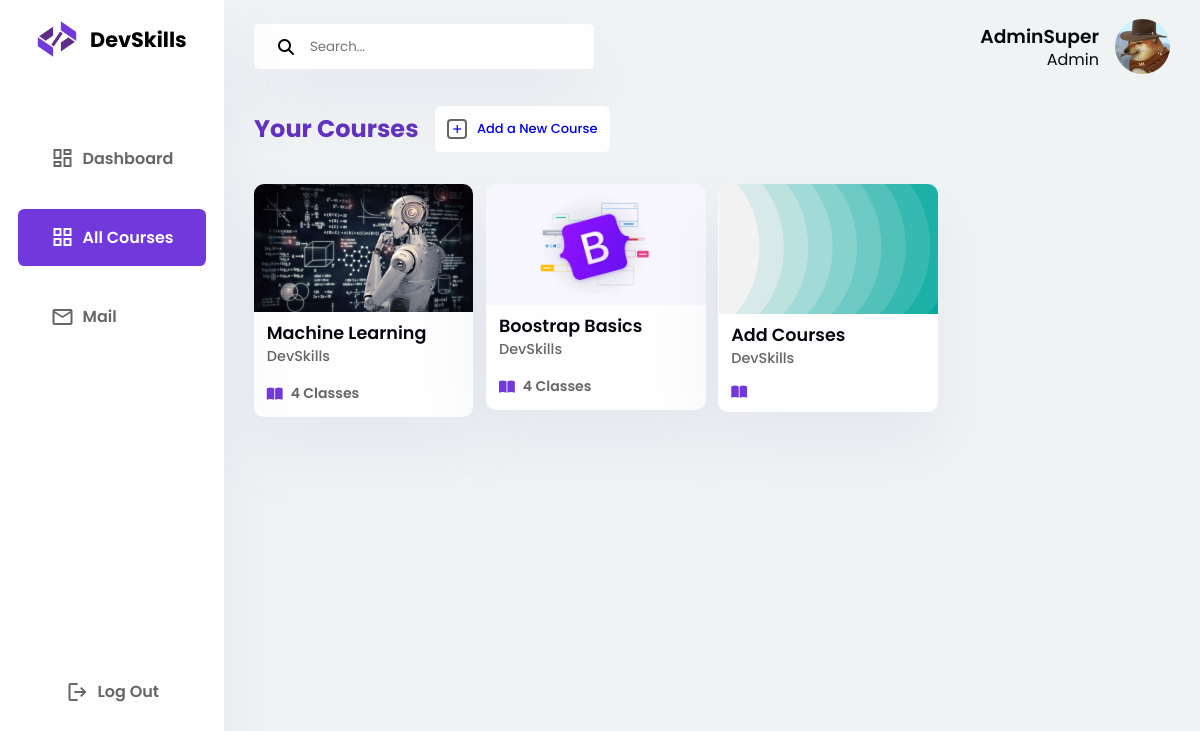
Screenshot of /allCourses_admin/input_courses.php (signed in) with the database file from the repository.
### tables this page shows
CREATE TABLE `users` (
  `id_user` int(11) NOT NULL,
  `username` varchar(50) NOT NULL,
  `type` varchar(50) NOT NULL,
  `email` varchar(100) NOT NULL,
  `password` varchar(255) NOT NULL,
  `birthday` date NOT NULL,
  `phone` varchar(15) NOT NULL,
  `institution` varchar(255) NOT NULL,
  `img` varchar(255) NOT NULL
);

CREATE TABLE `courses` (
  `id_course` int(11) NOT NULL,
  `course_name` varchar(100) NOT NULL,
  `img` varchar(255) NOT NULL,
  `in_progress_count` int(11) DEFAULT 0,
  `completed_count` int(11) DEFAULT 0
);

### allCourses_admin/input_courses.php (the view, shortened to what this page needs)
<?php
    require_once "../connect.php";
    $username = $_SESSION['username'];
    $query = "SELECT *, users.img as profile_pic FROM users WHERE username = '$username'";
    $result = mysqli_query($conn, $query);
    $user = mysqli_fetch_assoc($result);
    $query_courses = "SELECT * FROM courses";
    $result_courses = mysqli_query($conn, $query_courses);
 ?>
<!DOCTYPE html>
<html lang="en">
<head>
    <link rel="stylesheet" href="input_courses.css">
    <link rel="stylesheet" href="https://cdnjs.cloudflare.com/ajax/libs/font-awesome/6.5.2/css/all.min.css" />
</head>
<body>
<?php if($_SESSION['type'] == 'admin'){ ?>
    <div class="container grid">
        <aside>
            <div class="sidebar">
                <div class="side-toggle">
                    <div class="toggle flex">
                        <div class="logo flex">
                            <img src="../assets/Logo.png" alt="">
                            <h2>DevSkills</h2>
                        </div>
                    </div>
                </div>
                <div class="nav">
                    <div class="side-nav flex">
                        <a href="../dashboard_admin/dashboard_admin.php" class="flex">
                            <span class="material-symbols-outlined">
                            </span>
                            <h3>Dashboard</h3>
                        </a>
                        <a href="#" class="flex active">
                            <span class="material-symbols-outlined">
                            </span>
                            <h3>All Courses</h3>
                        </a>
                        <a href="../admin-mail/mail.php" class="flex">
                            <span class="material-symbols-outlined">
                            </span>
                            <h3>Mail</h3>
                        </a>
                        <a href="../logout.php" class="flex">
                            <span class="material-symbols-outlined">
                            </span>
                            <h3>Log Out</h3>
                        </a>
                    </div>
                </div>
            </div>
        </aside>
        <main>
            <div class="main-top flex">
                <div class="search-container">
                    <i class="fa-solid fa-magnifying-glass"></i>
                    <input type="text" placeholder="Search...">
                </div>
                <div class="user-account flex">
                    <a href="../admin_account/admin_account.php" class="flex">
                        <div class="admin-name">
                            <h3><?php echo $_SESSION['username'] ?></h3>
                            <p>Admin</p>
                        </div>
                        <img src="../uploads/<?php echo $user['img']; ?>" alt="Profile Picture">
                    </a>
                </div>
            </div>
            <div class="main-content">
                <div class="courses-header flex">
                    <h1>Your Courses</h1>
                    <div class="add-courses-btn flex">
                        <a href="../add_courses/add_courses.php" class="flex add-btn">
                            <span class="material-symbols-outlined">
                            </span>
                            <p>Add a New Course</p>
                        </a>
                    </div>
                </div>
                <div class="courses-card grid">
                <?php while ($course = mysqli_fetch_assoc($result_courses)) : ?>
                    <a href="../add_courses/add_courses.php?course_id=<?php echo $course['id_course']; ?>">
                        <div class="card">
                            <img src="../uploads/<?php echo $course['img']; ?>" alt="">
                            <div class="card-content">
                                <h3><?php echo $course['course_name']; ?></h3>
                                <p>DevSkills</p>
                                <p class="clasess flex">
                                    <i class="fa-solid fa-book-open book-card"></i>
                                    4 Classes
                                </p>
                            </div>
                        </div>
                    </a>
                <?php endwhile; ?>
                    <a href="../add_courses/add_courses.php" class="input-courses-card">
                        <div class="card">
                            <img src="../assets/input-courses.png" alt="">
                            <div class="card-content">
                                <h3>Add Courses</h3>
                                <p>DevSkills</p>
                                <p class="clasess flex">
                                    <i class="fa-solid fa-book-open book-card"></i>
                                </p>
                            </div>
                        </div>
                    </a>
                </div>
            </div>
        </main>
    </div>
<?php } ?>
</body>
</html>

### allCourses_admin/input_courses.css (style rules this page uses)
:root { --body-color: #FEFEFE; --background-color : #F0F3F4; --primary-color: #7139DC; --darker-color: #6231BF; --secondary-color: #C4AAF1; --text-color: #363636; --heading-text-color: #06080E; --box-shadow: 0 0 8px #7139DC; --card-shadow: 0 2rem 4rem rgba(132, 139, 200, 0.10); --card-shadow-color : rgba(132, 139, 200, 0.10); --container-width-lg: 70%; --container-width-md: 80%; --container-width-sm: 90%; --font-normal: 400; --font-medium: 500; --font-semibold: 600; --z-tooltip: 10; --z-fixed: 100; --z-modal: 1000; --h1-font : 2rem; --h2-font : 1.5rem; --h3-font : 1.25rem; --normal-font: 1rem; --small-font: 0.9rem; --smaller-font: 0.813rem; --tiny-font: 0.625rem; }
* { margin: 0; padding: 0; box-sizing: border-box; outline: 0; appearance: 0; border: 0; text-decoration: none; }
html { scroll-behavior: smooth; font-size: var(--normal-font); }
body, button, input, textarea { font-family: "Poppins", sans-serif; }
body { background-color: var(--background-color); }
img { max-width: 100%; height: auto; }
.flex { display: flex; }
.grid { display: grid; }
.container { width: 95%; margin: 0 auto; gap: 2rem; }
aside { position: fixed; top: 0; left: 0; width: 14rem; z-index: 3; height: 100vh; background: var(--body-color); box-shadow: var(--card-shadow); }
.side-toggle { display: flex; justify-content: center; }
aside .toggle { align-items: center; justify-content: space-between; margin-top: 1.2rem; }
aside .toggle .logo { gap: 0.8rem; justify-content: center; align-items: center; }
aside .toggle .logo img { width: 2.5rem; height: 2.5rem; }
aside .toggle .logo h2 { font-size: 1.3rem; }
.nav { display: flex; justify-content: center; align-items: center; }
.sidebar .side-nav { flex-direction: column; margin-top: 3rem; justify-content: center; }
.side-nav a { justify-content: start; align-items: center; gap: .5rem; color: #666666; font-size: .8rem; padding: 1rem 2rem; margin-top: 1.4rem; border-radius: .4rem; transition: .3s ease; }
.side-nav a h3 { font-weight: var(--font-semibold); font-size: 1rem; }
.side-nav .active { background-color: var(--primary-color); color: var(--body-color); border-radius: .4rem; }
.side-nav a:last-child { position: absolute; bottom: 10%; margin-left: 15px; }
main { margin-top: 1.2rem; margin-bottom: 2.5rem; margin-left: 14rem; width: calc(100% - 14rem); }
.main-top { justify-content: space-between; align-items: center; }
.search-container { display: flex; align-items: center; background: var(--body-color); border-radius: 5px; padding: .8rem 1.5rem; width: 340px; box-shadow: var(--card-shadow); }
.search-container i { margin-right: 1rem; cursor: pointer; }
.search-container input { border: none; outline: none; width: 100%; background: transparent; }
.user-account a { justify-content: center; align-items: center; gap: 1rem; }
.user-account img { width: 55px; border-radius: 50%; }
.user-account .admin-name h3 { font-weight: var(--font-semibold); color: var(--heading-text-color); margin-bottom: -4px; }
.user-account .admin-name p { color: var(--heading-text-color); }
.admin-name { text-align: end; }
.courses-header { margin-top: 2rem; align-items: center; gap: 1rem; }
.add-btn { align-items: center; padding: .8rem 0.8rem; gap: 0.6rem; background-color: var(--body-color); border-radius: 6px; transition: ease .3; }
.add-btn span { border: 2px solid #666666; border-radius: 4px; font-size: 1rem; }
.add-btn p { font-weight: var(--font-medium); font-size: var(--smaller-font); }
.courses-header h1 { font-weight: 700; font-size: var(--h2-font); color: var(--darker-color); }
.courses-card { grid-template-columns: repeat(4, 1fr); gap: .8rem; margin-top: 2rem; }
.card { border-radius: 10px; background-color: var(--body-color); box-shadow: var(--card-shadow); transition: ease .2s; }
.card-content { padding: .8rem; margin-top: -0.7rem; }
.card img { border-radius: 10px 10px 0 0; width: 100%; height: 100%; object-fit: cover; }
.card-content h3 { color: var(--heading-text-color); font-size: 1.1rem; font-weight: var(--font-semibold); }
.card-content p { color: #666666; font-weight: var(--font-medium); font-size: var(--small-font); }
.card-content p.clasess { margin-top: 1rem; align-items: center; justify-content: start; gap: .5rem; font-size: .88rem; font-weight: var(--font-semibold); }
.clasess i { color: var(--primary-color); }
.add-courses-btn { gap: .5rem; }
@media (min-width : 768px) { aside { transform: translateX(0); } }

### rows the page displays
users: img (picture)
courses: img (picture), course_name "Machine Learning"
courses: img (picture), course_name "Boostrap Basics"

### other values shown
$_SESSION['username'] "AdminSuper"
